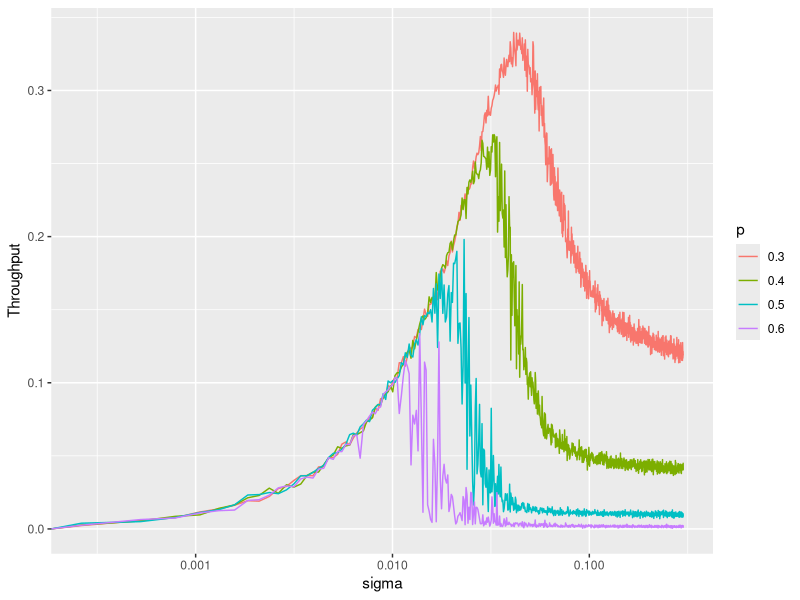

R code for this plot:
# Libraries install.package("lib-name")
library(ggplot2)
library(pracma)

# constants
THINKING <- 0
BACKLOGGED <- 1
s_size <- 1000

#sigma <- 0.1
sigmas <- logseq(1, 1.3, s_size) - 1
p <- 0.4
n <- 10

calc_theo_throughput <- function(n, sigma, p) {
	P <- matrix(0, nrow=n+1, ncol=n+1)

	for (i in (0:n)) {
		for (j in (0:n)) {
			if (j < i - 1) {
				P[i+1, j+1] <- 0
			} else if (j == i - 1) {
				P[i+1, j+1] <- i * p * (1 - p) ^ (i - 1) * (1 - sigma)^(n - i)
			} else if (j == i) {
				P[i+1, j+1] <- (1 - sigma) ^ (n - i) * (1 - i * p * (1 - p) ^ (i - 1)) + (n - i) * sigma * (1 - sigma) ^ (n - i - 1) * (1 - p) ^ i
			} else if (j == i + 1) {
				P[i+1, j+1] <- (n - i) * sigma * (1 - sigma) ^ (n - i - 1) * (1 - (1 - p) ^ i)
			} else if (j > i + 1) {
				P[i+1, j+1] <- dim(combn(n - i, j - i))[2] * sigma ^ (j - i) * (1 - sigma) ^ (n - j)
			}
		}
	}

	state <- 0
	num_suc_trans <- 0

	E <- matrix(1, nrow=n+1, ncol=n+1)
	I <- diag(n + 1)
	vec <- rep(1, n + 1)
	inverse <- solve(P + E - I)
	Pi <- c()
	for (i in (0:n+1)) { # even starting from 0 index start from 1
		Pi <- c(Pi, sum(inverse[,i]))
	}

	theo_throughput <- 0
	for (i in (0:n)) {
		p_suc <- (n - i) * sigma * (1 - sigma) ^ (n - i - 1) * (1 - p) ^ (i) + i * p * (1 - p) ^ (i - 1) * (1 - sigma) ^ (n - i)
		theo_throughput <- theo_throughput + (p_suc * Pi[i + 1])
	}

	print(paste("Theoretical throughput", theo_throughput))
	theo_throughput
}

cacl_sim_throughput <- function(n, simga, p) {
	total_slots <- 10000
	clients <- rep(THINKING, n)
	transmissions <- rep(0, n)
	num_suc_trans <- 0
	num_thinking <- n
	num_backlog <- 0

	for (i in (0:total_slots)) {
		num_trans_thinking <- rbinom(1, num_thinking, prob=simga)
		num_trans_backlog <- rbinom(1, num_backlog, prob=p)
		
		
		if (num_trans_thinking == 1 && num_trans_backlog == 0) {
			# a thinking user has made a successful transmission
			num_suc_trans <- num_suc_trans + 1
		} else if (num_trans_thinking == 0 && num_trans_backlog == 1) {
			# a backlogged user has made a successful transmission
			num_thinking <- num_thinking + 1
			num_backlog <- num_backlog - 1
			num_suc_trans <- num_suc_trans + 1
		} else { #if (num_trans_thinking >= 0 && num_trans_backlog >= 0) {
			# 1 or more thinking user collided with 1 or more backlogged users
			num_thinking <- num_thinking - num_trans_thinking
			num_backlog <- num_backlog + num_trans_thinking
		}
	}

	throughput <- num_suc_trans / total_slots
	print(paste("Simulated Throughput =", throughput))
	throughput
}

make_ThX <- function(n, sigmas, p) {
	ThX <- c()

	for (sigma in sigmas) {
		ThX <- c(ThX, cacl_sim_throughput(n, sigma, p))
	}
	ThX
}

Th03 <- make_ThX(10, sigmas, 0.3)
Th04 <- make_ThX(10, sigmas, 0.4)
Th05 <- make_ThX(10, sigmas, 0.5)
Th06 <- make_ThX(10, sigmas, 0.6)

df <- data.frame(x=sigmas, y=c(Th03, Th04, Th05, Th06), p=c(rep("0.3", s_size), rep("0.4", s_size), rep("0.5", s_size), rep("0.6", s_size)))
g <- ggplot(df, aes(x=x, y=y, color=p)) + geom_line()
g1 <- g + scale_x_log10() + xlab("sigma") + ylab("Throughput")
print(g1)

calc_theo_throughput(n, 0.01, p)
cacl_sim_throughput(n , 0.01, p)